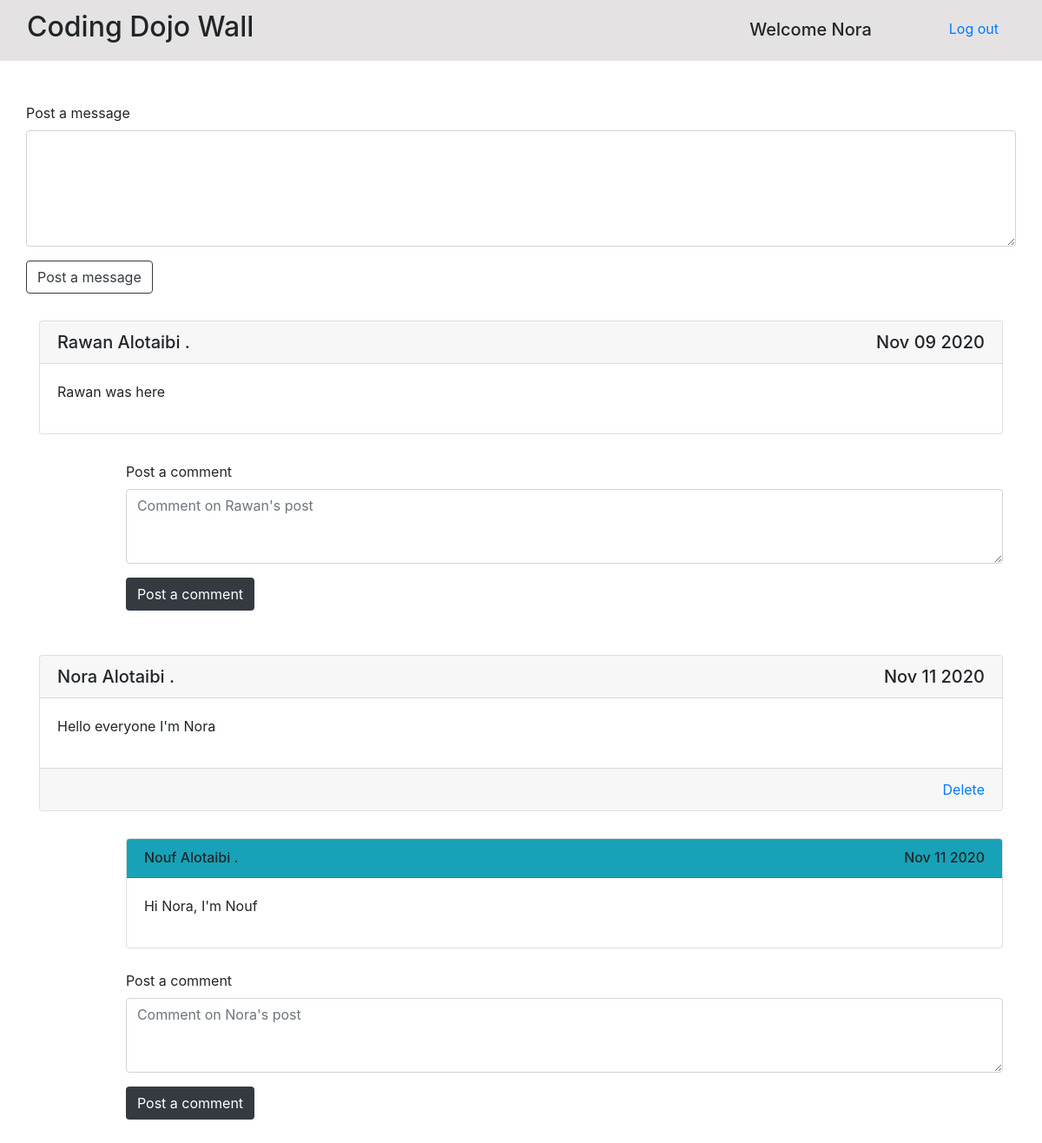
The app's page /wall (signed in) with its own data.
### log_reg_app/models.py (models this page shows)
class User(models.Model):
    first_name = models.CharField(max_length=255)
    last_name = models.CharField(max_length=255)
    email = models.CharField(max_length=255,unique=True)
    password = models.CharField(max_length=255)
    bod = models.DateField()
    created_at = models.DateTimeField(auto_now_add=True)
    updated_at = models.DateTimeField(auto_now=True)
    objects=UserManager()

### the_wall/models.py (models this page shows)
class Message(models.Model):
    user_id= models.ForeignKey(User, related_name="messages", on_delete = models.CASCADE)
    message= models.TextField()
    created_at= models.DateTimeField(auto_now_add=True)
    updated_at= models.DateTimeField(auto_now=True)

class Comment(models.Model):
    user_id= models.ForeignKey(User, related_name="comments_user", on_delete = models.CASCADE)
    message_id= models.ForeignKey(Message, related_name="comments_mess", on_delete = models.CASCADE)
    comment= models.TextField()
    created_at= models.DateTimeField(auto_now_add=True)
    updated_at= models.DateTimeField(auto_now=True)
    objects=CommentManager()

### the_wall/views.py (the view)
# urls.py: path('wall', include('the_wall.urls')),
def wall(request):
    context={
        'all_messages':Message.objects.order_by('-created_at'),
        'all_users':User.objects.all(),
        'all_comments':Comment.objects.all(),
    }
    return render (request,'the_wall.html',context)

### the_wall/templates/the_wall.html (shortened to what this page needs)
<!DOCTYPE html>
<html lang="en">
<head>
    <link rel="stylesheet" href="https://maxcdn.bootstrapcdn.com/bootstrap/4.0.0/css/bootstrap.min.css"
>
    {% load static %}
    <link rel="stylesheet" href="{% static 'cssThewall/style.css' %}">
</head>
<body>
    <div class="header">
        <h2>Coding Dojo Wall</h2>
        {%if request.session.id%}
        <a class="float-right " href="{% url 'logout'%}">Log out</a>
        {%endif%}
        <h5 class="float-right">Welcome {{request.session.first_name}}</h5>
    </div>
    <div class="container mt-5">
        <div class="form">
            <form class="form-group " action="{% url 'post_message' %}" method="POST">
                <div class="form-group row">
                    <label for="message">Post a message</label>
                    <textarea class="form-control" name="message" id="message" cols="30" rows="5"></textarea>
                </div>
                <div class="form-group row">
                    <button class=" btn btn-outline-dark float-right" type="submit">Post a message</button>
                </div>
            </form>
        </div>
        {%for message in all_messages%}
        <div class="post">
            <div class="card">
                <h5 class="card-header">{{message.user_id.first_name}} {{message.user_id.last_name}} .
                    <span class="float-right">{{message.user_id.created_at|date:'M d Y'}}</span></h5>
                <p class="card-body">{{message.message}}</p>
                {% if message.user_id_id == request.session.id %}
                <div class="card-footer ">
                    <a class="float-right" href="{% url 'delete_message'  message.id%}">Delete</a>
                </div>
                {% endif %}
            </div>
        </div>
        <div class="comment">
            {%for comment_ in message.comments_mess.all%}
            <div class="card ">
                <h6 class="card-header bg-info">{{comment_.user_id.first_name}} {{comment_.user_id.last_name}} . <span
                        class="float-right">{{comment_.created_at|date:'M d Y'}}</span></h6>
                <p class="card-body">{{comment_.comment}}</p>
            </div>
            {%endfor%}
            <div class="form">
                <form action="{% url 'post_comment' message.id %}" method="POST">
                    <div class="form-group shadow-textarea">
                        <label for="comment">Post a comment</label>
                        <textarea class="form-control z-depth-1" rows="3" name="comment" id="comment"
                            placeholder="Comment on {{message.user_id.first_name}}'s post"></textarea>
                    </div>
                    <div>
                        <button class=" btn text-white bg-dark" type="submit">Post a comment</button>
                    </div>
                </form>
            </div>
        </div>
        {%endfor%}
    </div>
</body>
</html>

### the_wall/static/cssThewall/style.css (style rules this page uses)
.header { background: rgb(228, 226, 226); padding: 12px 31px; }
.header h2 { display: inline-block; }
.header h5 { margin: 10px 89px 0 0; }
.header a { margin: 9px 19px 0 0; }
.card { height: fit-content; width: 100%; }
.post { margin: 31px auto; }
.comment .card { margin: 0 0 25px 0; }
.comment { width: 91%; float: right; margin: 0px 0 51px 0; }

### records on screen
User: session.first_name "Nora"
Message: user_id.first_name "Rawan", user_id.last_name "Alotaibi", user_id.created_at "Nov 09 2020", message "Rawan was here", comment "Comment on Rawan's post"
Message: user_id.first_name "Nora", user_id.last_name "Alotaibi", user_id.created_at "Nov 11 2020", message "Hello everyone I'm Nora", shows "Delete", comment "Comment on Nora's post"
Comment: user_id.first_name "Nouf", user_id.last_name "Alotaibi", created_at "Nov 11 2020", comment "Hi Nora, I'm Nouf"
